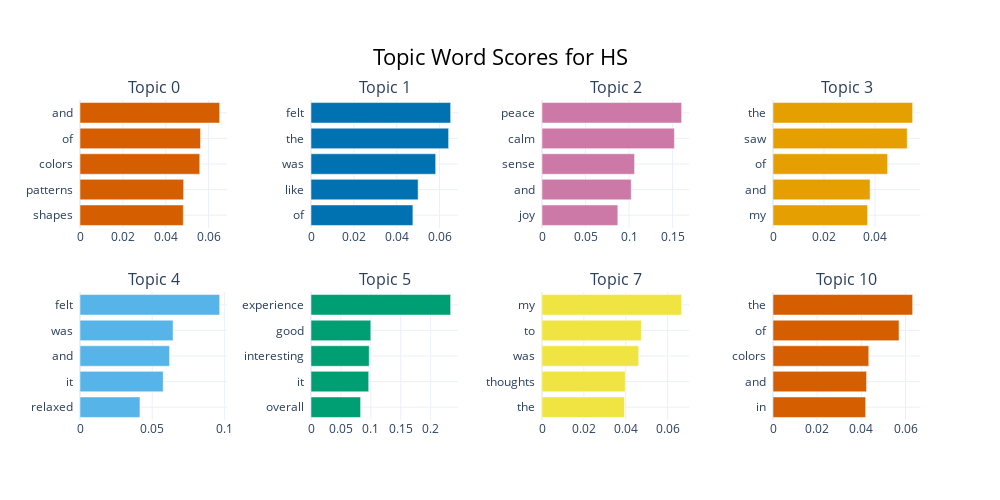

Source (notebook cell):
### Code cell
topic_model.visualize_barchart(title=f'Topic Word Scores for {condition}',autoscale=True)

### Figure 1 — Plotly figure (JSON) as saved in the notebook; plotly's stock layout.template omitted (floating-point values rounded to 4 significant figures)
{"data": [{"marker": {"color": "#D55E00"}, "orientation": "h", "type": "bar", "x": [0.0482, 0.04835, 0.05589, 0.05624, 0.06517], "xaxis": "x", "y": ["shapes  ", "patterns  ", "colors  ", "of  ", "and  "], "yaxis": "y"}, {"marker": {"color": "#0072B2"}, "orientation": "h", "type": "bar", "x": [0.04754, 0.04998, 0.05817, 0.0642, 0.06516], "xaxis": "x2", "y": ["of  ", "like  ", "was  ", "the  ", "felt  "], "yaxis": "y2"}, {"marker": {"color": "#CC79A7"}, "orientation": "h", "type": "bar", "x": [0.08706, 0.1024, 0.1063, 0.152, 0.1603], "xaxis": "x3", "y": ["joy  ", "and  ", "sense  ", "calm  ", "peace  "], "yaxis": "y3"}, {"marker": {"color": "#E69F00"}, "orientation": "h", "type": "bar", "x": [0.03708, 0.0381, 0.04494, 0.05265, 0.05479], "xaxis": "x4", "y": ["my  ", "and  ", "of  ", "saw  ", "the  "], "yaxis": "y4"}, {"marker": {"color": "#56B4E9"}, "orientation": "h", "type": "bar", "x": [0.04151, 0.05762, 0.06198, 0.06447, 0.09673], "xaxis": "x5", "y": ["relaxed  ", "it  ", "and  ", "was  ", "felt  "], "yaxis": "y5"}, {"marker": {"color": "#009E73"}, "orientation": "h", "type": "bar", "x": [0.08292, 0.0965, 0.09734, 0.09998, 0.2335], "xaxis": "x6", "y": ["overall  ", "it  ", "interesting  ", "good  ", "experience  "], "yaxis": "y6"}, {"marker": {"color": "#F0E442"}, "orientation": "h", "type": "bar", "x": [0.03942, 0.03977, 0.04619, 0.04746, 0.0667], "xaxis": "x7", "y": ["the  ", "thoughts  ", "was  ", "to  ", "my  "], "yaxis": "y7"}, {"marker": {"color": "#D55E00"}, "orientation": "h", "type": "bar", "x": [0.04194, 0.04236, 0.04335, 0.05704, 0.06322], "xaxis": "x8", "y": ["in  ", "and  ", "colors  ", "of  ", "the  "], "yaxis": "y8"}], "layout": {"annotations": [{"font": {"size": 16}, "showarrow": false, "text": "Topic 0", "x": 0.0875, "xanchor": "center", "xref": "paper", "y": 1, "yanchor": "bottom", "yref": "paper"}, {"font": {"size": 16}, "showarrow": false, "text": "Topic 1", "x": 0.3625, "xanchor": "center", "xref": "paper", "y": 1, "yanchor": "bottom", "yref": "paper"}, {"font": {"size": 16}, "showarrow": false, "text": "Topic 2", "x": 0.6375, "xanchor": "center", "xref": "paper", "y": 1, "yanchor": "bottom", "yref": "paper"}, {"font": {"size": 16}, "showarrow": false, "text": "Topic 3", "x": 0.9125, "xanchor": "center", "xref": "paper", "y": 1, "yanchor": "bottom", "yref": "paper"}, {"font": {"size": 16}, "showarrow": false, "text": "Topic 4", "x": 0.0875, "xanchor": "center", "xref": "paper", "y": 0.4, "yanchor": "bottom", "yref": "paper"}, {"font": {"size": 16}, "showarrow": false, "text": "Topic 5", "x": 0.3625, "xanchor": "center", "xref": "paper", "y": 0.4, "yanchor": "bottom", "yref": "paper"}, {"font": {"size": 16}, "showarrow": false, "text": "Topic 7", "x": 0.6375, "xanchor": "center", "xref": "paper", "y": 0.4, "yanchor": "bottom", "yref": "paper"}, {"font": {"size": 16}, "showarrow": false, "text": "Topic 10", "x": 0.9125, "xanchor": "center", "xref": "paper", "y": 0.4, "yanchor": "bottom", "yref": "paper"}], "height": 500, "hoverlabel": {"bgcolor": "white", "font": {"family": "Rockwell", "size": 16}}, "showlegend": false, "title": {"font": {"color": "Black", "size": 22}, "text": "Topic Word Scores for HS", "x": 0.5, "xanchor": "center", "yanchor": "top"}, "width": 1000, "xaxis": {"anchor": "y", "domain": [0, 0.175], "showgrid": true}, "xaxis2": {"anchor": "y2", "domain": [0.275, 0.45], "showgrid": true}, "xaxis3": {"anchor": "y3", "domain": [0.55, 0.725], "showgrid": true}, "xaxis4": {"anchor": "y4", "domain": [0.825, 1], "showgrid": true}, "xaxis5": {"anchor": "y5", "domain": [0, 0.175], "showgrid": true}, "xaxis6": {"anchor": "y6", "domain": [0.275, 0.45], "showgrid": true}, "xaxis7": {"anchor": "y7", "domain": [0.55, 0.725], "showgrid": true}, "xaxis8": {"anchor": "y8", "domain": [0.825, 1], "showgrid": true}, "yaxis": {"anchor": "x", "domain": [0.6, 1], "showgrid": true}, "yaxis2": {"anchor": "x2", "domain": [0.6, 1], "showgrid": true}, "yaxis3": {"anchor": "x3", "domain": [0.6, 1], "showgrid": true}, "yaxis4": {"anchor": "x4", "domain": [0.6, 1], "showgrid": true}, "yaxis5": {"anchor": "x5", "domain": [0, 0.4], "showgrid": true}, "yaxis6": {"anchor": "x6", "domain": [0, 0.4], "showgrid": true}, "yaxis7": {"anchor": "x7", "domain": [0, 0.4], "showgrid": true}, "yaxis8": {"anchor": "x8", "domain": [0, 0.4], "showgrid": true}}}
